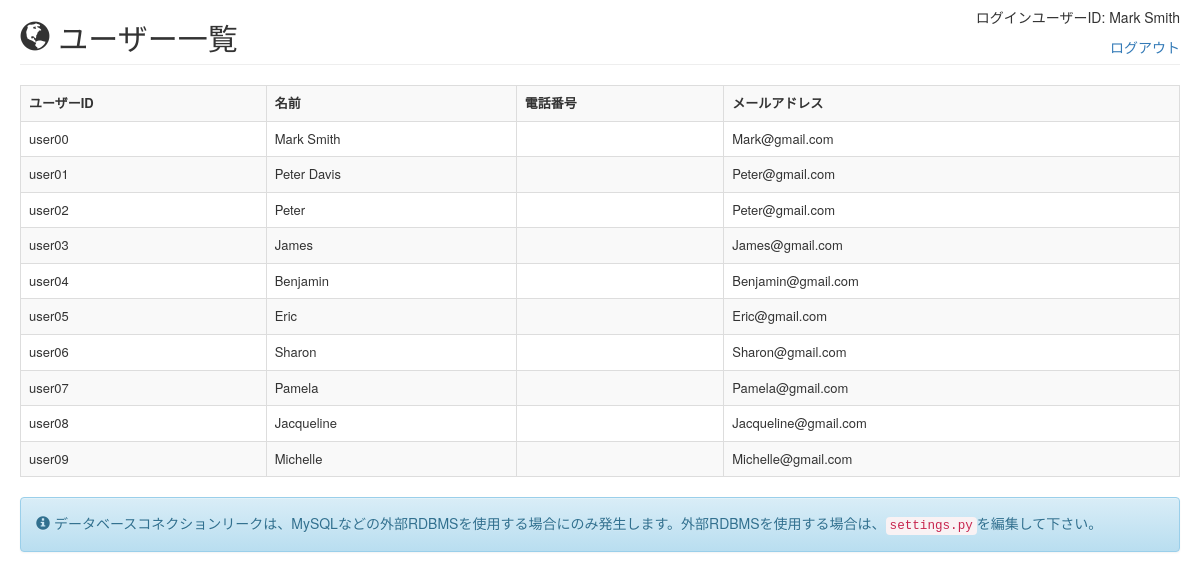
Page /dbconnectionleak/ (signed in) on the committed database.
### easybuggy/models.py (models this page shows)
class User(models.Model):
    id = models.CharField(max_length=10, primary_key=True)
    name = models.CharField(max_length=30)
    password = models.CharField(max_length=30)
    secret = models.CharField(max_length=100)
    ispublic = models.CharField(max_length=5)
    phone = models.CharField(max_length=20, blank=True, null=True)
    mail = models.EmailField(max_length=100, blank=True, null=True)

### easybuggy/views.py (the view)
# urls.py: url(r'^dbconnectionleak/$', views.db_connection_leak, name='dbconnectionleak'),
def db_connection_leak(request):
    d = {
        'title': _('title.dbconnectionleak.page'),
        'note': _('msg.note.dbconnectionleak'),
    }
    c = connection.cursor()
    try:
        c.execute("SELECT id, name, phone, mail FROM easybuggy_user WHERE ispublic = 'true' ORDER BY id asc")
        d['users'] = c.fetchall()
    except Exception as e:
        logger.exception('Exception occurs: %s', e)
    finally:
        pass
    return render(request, 'dbconnectionleak.html', d)

### templates/dbconnectionleak.html
{% extends "base.html" %}
{% load i18n %}
{% block body %}
{% include "header.html" %}
<table class="table table-striped table-bordered table-hover" style="font-size: small;">
    <tr>
        <th>{% trans 'label.user.id' %}</th>
        <th>{% trans 'label.name' %}</th>
        <th>{% trans 'label.phone' %}</th>
        <th>{% trans 'label.mail' %}</th>
    </tr>
    {% for user in users %}
    <tr>
        <td>{{ user.0 }}</td>
        <td>{{ user.1 }}</td>
        <td>{{ user.2|default_if_none:'' }}</td>
        <td>{{ user.3|default_if_none:'' }}</td>
    </tr>
    {% endfor %}
</table>
{% include "messages.html" %}
{% endblock %}

### templates/header.html (shortened to what this page needs)
{% load i18n %}
<table style="width: 100%;">
    <tr>
        <td><h2><span class="glyphicon glyphicon-globe"></span> <span>{{ title }}</span></h2></td>
        {% if request.session.username %}
        <td align="right">
            <p>{% trans 'label.login.user.id' %}: {{ request.session.username }}</p>
            <a href="/logout">{% trans 'label.logout' %}</a>
        </td>
        {% endif %}
    </tr>
</table>
<hr style="margin-top: 0px"/>

### rows in the picture
User: session.username "Mark Smith", id "user00", name "Mark Smith", mail "Mark@gmail.com"
User: id "user01", name "Peter Davis", mail "Peter@gmail.com"
User: id "user02", name "Peter", mail "Peter@gmail.com"
User: id "user03", name "James", mail "James@gmail.com"
User: id "user04", name "Benjamin", mail "Benjamin@gmail.com"
User: id "user05", name "Eric", mail "Eric@gmail.com"
User: id "user06", name "Sharon", mail "Sharon@gmail.com"
User: id "user07", name "Pamela", mail "Pamela@gmail.com"
User: id "user08", name "Jacqueline", mail "Jacqueline@gmail.com"
User: id "user09", name "Michelle", mail "Michelle@gmail.com"

### other values in the picture
{{ title }} "ユーザー一覧"
{{ note }} "データベースコネクションリークは、MySQLなどの外部RDBMSを使用する場合にのみ発生します。外部RDBMSを使用する場合は、 settings.py を編集して下さい。"
